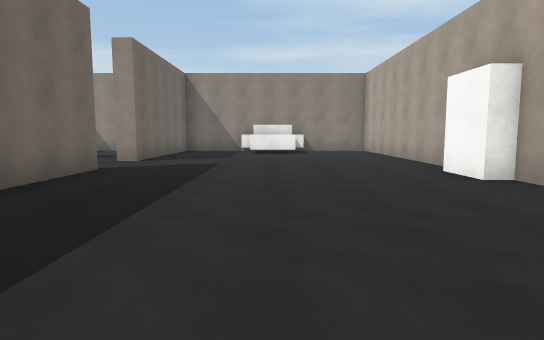
[1] (above)

16 first-person views from a walk through a Unity game level. The camera is 1.4 m above the floor, tilts 6° down and sees 75° across. The floor is counted in squares, 2 m on a side. Each view is taken from the middle of a square. On the plan, view 1 faces up. The plan holds only what a view shows up to about 11 squares ahead; the rest is blank. The place goes on beyond the plan. The player is left out. Surface patterns are stand-ins for the level's own textures.

[2]
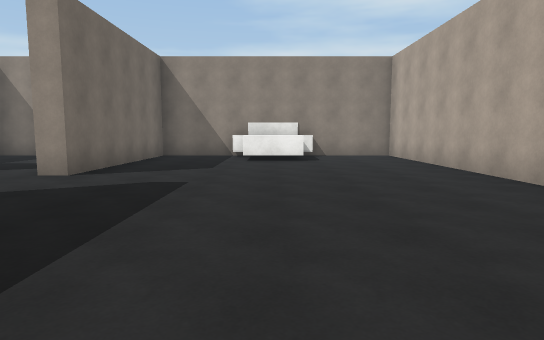

[3]
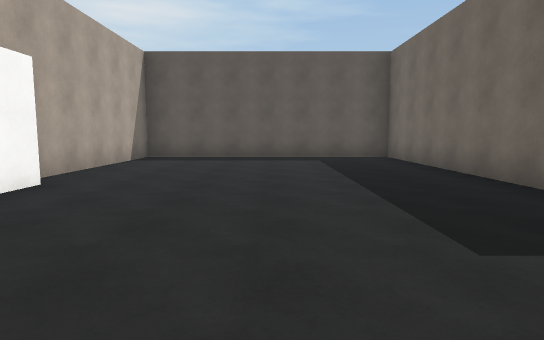

[4]
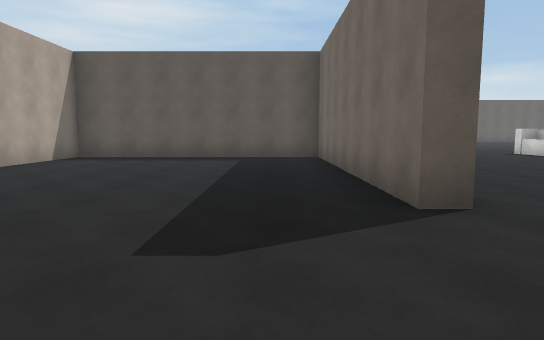

[5]
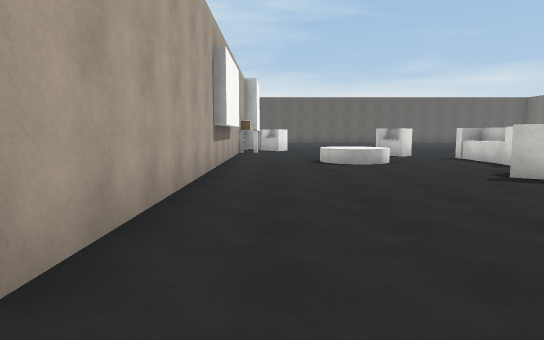

[6]
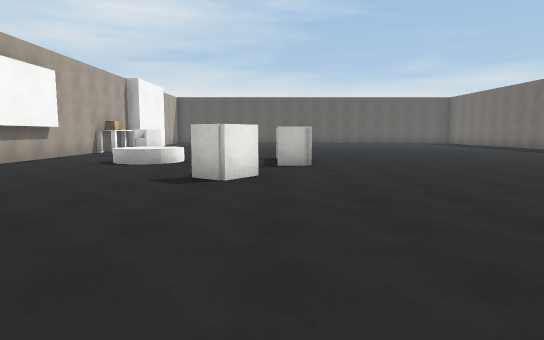

[7]
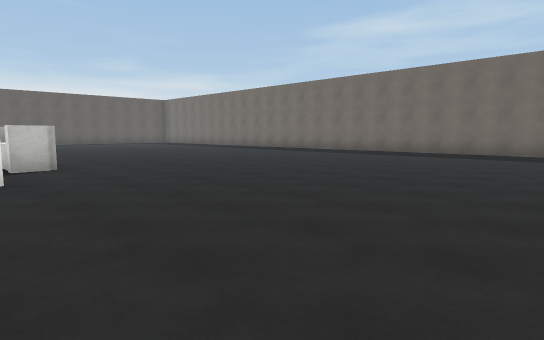

[8]
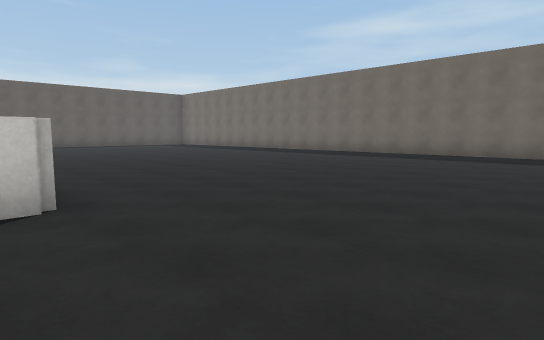

[9]
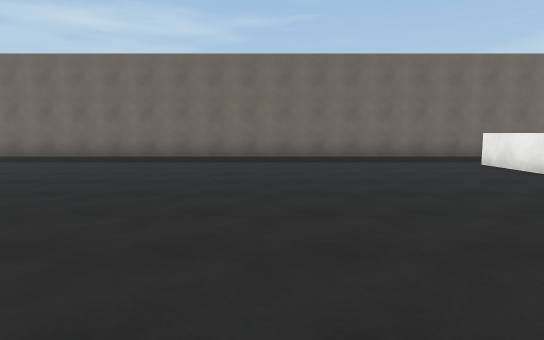

[10]
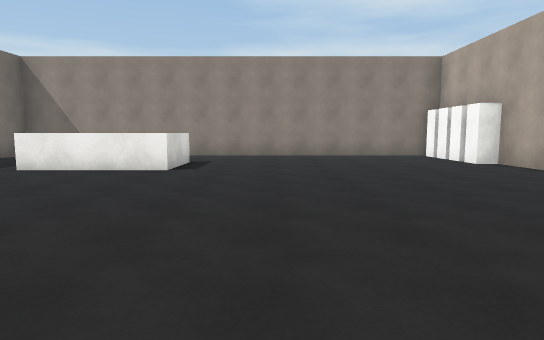

[11]
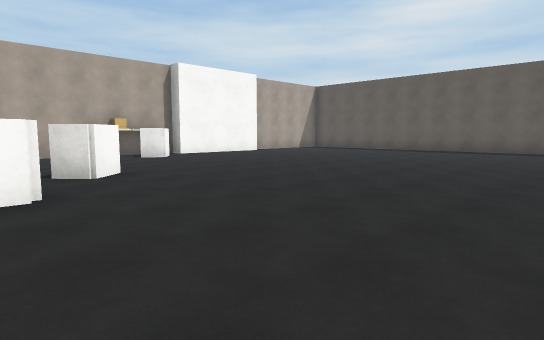

[12]
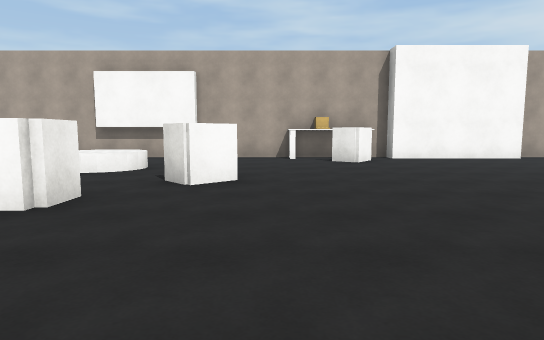

[13]
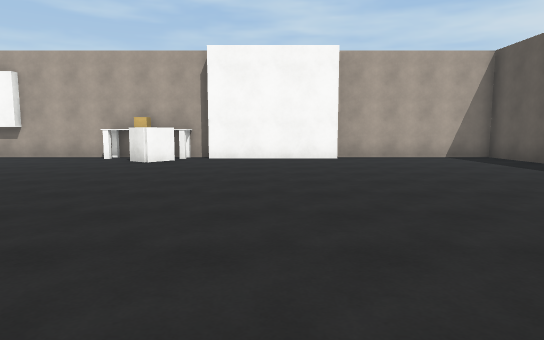

[14]
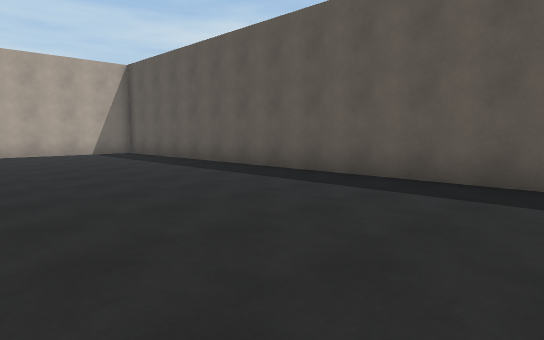

[15]
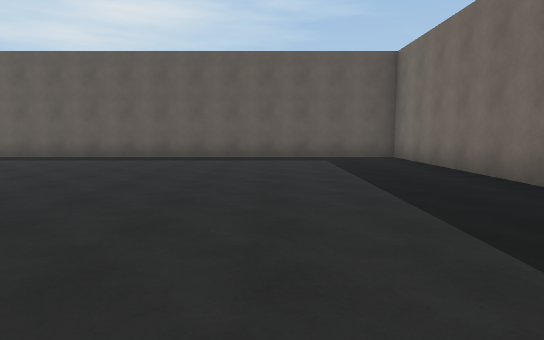

[16]
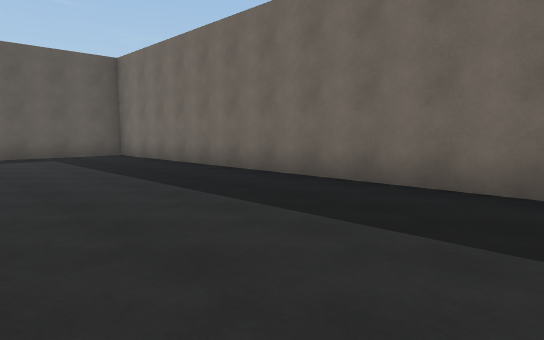

### Floor plan
Points are (right, up) in squares from view 1. A wall is a line through its corners. A room is listed if a view was taken in it or the views show most of it. See-through windows are left out.
Room 1 (views 1, 2, 3, 4)
walls: (-3.4, 6.8) (-3.4, -0.2) (3.6, -0.2) (3.6, 5.2) (3.1, 5.2) (3.1, 6.5); (0.9, 11.8) (-0.8, 11.8); (3.6, 7.4) (3.6, 13.9) (-3.4, 13.9) (-3.4, 8.8)
ways out: opening at (-3, 7.5) to room 2
objects: other object (-1, 14); other object (1, 14)
Room 2 (views 5, 6, 7, 8, 9, 10, 11, 12, 13, 14, 15, 16)
walls: (-3.9, -4.4) (-3.9, 6.8) (-3.4, 6.8); (-3.8, -6.7) (-4.5, -6.7); (-8.9, 9.6) (-8.9, 10.5); (-16, 11.5) (-16, 9.6) (-18.9, 9.6); (-4.4, -10.9) (-4.4, -7.3) (-3.9, -7.3) (-3.9, -5.4); (-3.4, 8.8) (-3.9, 8.8); (-9.2, 13.9) (-21.5, 13.9) (-21.5, -15.2) (-3.9, -15.2) (-3.9, -10.9); (-7.1, 13.9) (-8.4, 13.9)
ways out: opening at (-3, 7.5) to room 1
objects: sofa (-10, -2) to (-10, 0); other object (-9, -3); other object (-9, 11); other object (-9, 12); other object (-9, 13); brown cube (-4, -5)

Where each view was taken, in squares from view 1:
view 1: 0 up, 0 right, facing up
view 2: 3 up, 0 right, facing up
view 3: 10 up, 0 right, facing down
view 4: 10 up, 2 left, facing down
view 5: 8 up, 5 left, facing down
view 6: 8 up, 10 left, facing down
view 7: 8 up, 9 left, facing down-left
view 8: 4 up, 10 left, facing down-left
view 9: 5 up, 11 left, facing left
view 10: 3 up, 14 left, facing up
view 11: 1 down, 15 left, facing down-right
view 12: 4 down, 14 left, facing right
view 13: 9 down, 14 left, facing right
view 14: 10 down, 16 left, facing down-right
view 15: 5 down, 18 left, facing down
view 16: 4 down, 17 left, facing down-left
